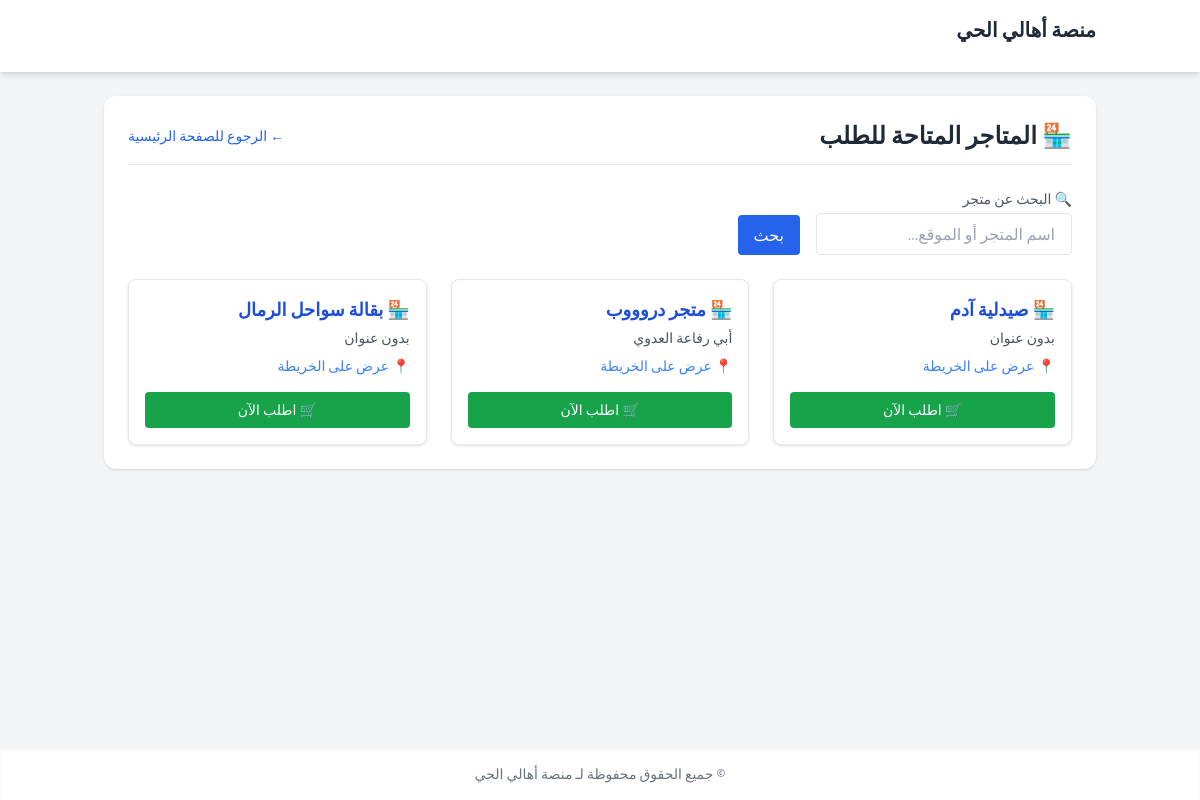
Before: /stores/ with the older database file.
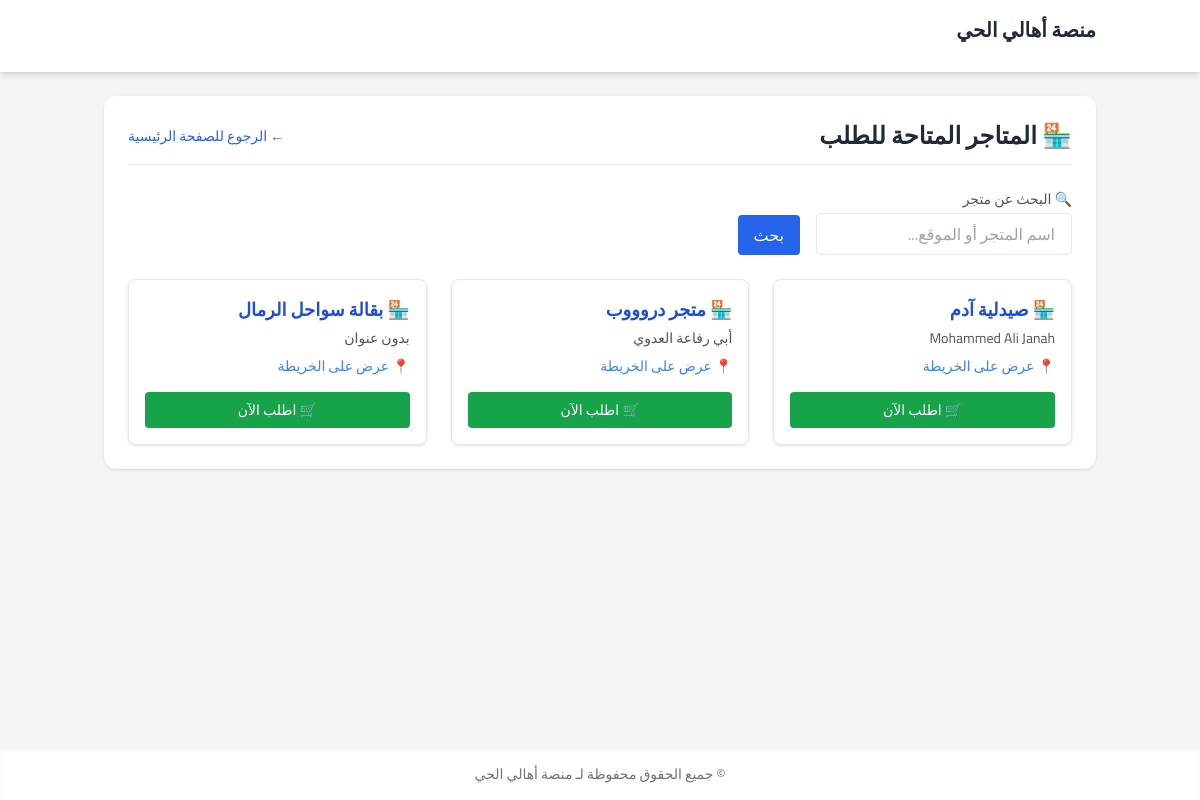
After: the same page with the newer database file.
### stores/models.py (models this page shows, shortened)
class Store(models.Model):
    STORE_TYPES = [
        ('grocery', 'بقالة'),
        ('pharmacy', 'صيدلية'),
        ('restaurant', 'مطعم'),
        ('sweets', 'حلويات'),
        ('bakery', 'مخبوزات'),
        ('services', 'سباكة و كهرباء'),
        ('produce', 'خضار و فواكه'),
        ('gifts', 'هدايا'),
        ('coffee', 'كوفي'),
        ('other', 'أخرى'),
    ]
    user = models.OneToOneField(
        User,
        on_delete=models.CASCADE,
        related_name='store',
        verbose_name="صاحب المتجر"
    )
    name = models.CharField(max_length=255, verbose_name="اسم المتجر", blank=True)
    phone = models.CharField(max_length=15, verbose_name="رقم الجوال", blank=True)
    address = models.TextField(verbose_name="العنوان التفصيلي", blank=True)
    latitude = models.FloatField(verbose_name="خط العرض", null=True, blank=True)
    longitude = models.FloatField(verbose_name="خط الطول", null=True, blank=True)
    store_type = models.CharField(
        max_length=20,
        choices=STORE_TYPES,
        default='other',
        verbose_name="نوع المتجر"
    )
    is_active = models.BooleanField(default=True, verbose_name="نشط؟")
    is_available = models.BooleanField(default=True, verbose_name="متاح لاستقبال الطلبات؟")
    created_at = models.DateTimeField(auto_now_add=True, verbose_name="تاريخ الإضافة")

### core/views.py (the view)
# urls.py: path('stores/', public_store_browser, name='public_store_browser'),
def public_store_browser(request):
    query = request.GET.get("q", "")
    stores = Store.objects.filter(is_active=True, is_available=True)
    if query:
        stores = stores.filter(Q(name__icontains=query) | Q(address__icontains=query))
    return render(request, "public/store_browser.html", {
        "stores": stores,
    })

### templates/public/store_browser.html (shortened to what this page needs)
{% extends 'core/base.html' %}
{% block content %}
<div class="max-w-6xl mx-auto p-6 bg-white rounded-xl shadow">
  <div class="flex justify-between items-center mb-6 border-b pb-3">
    <h2 class="text-2xl font-bold text-gray-800">🏪 المتاجر المتاحة للطلب</h2>
    <a href="{% url 'home' %}" class="text-sm text-blue-600 hover:underline flex items-center">
      ← الرجوع للصفحة الرئيسية
    </a>
  </div>
  <form method="get" class="mb-6 flex flex-wrap items-end gap-4">
    <div>
      <label class="block text-sm mb-1 text-gray-600">🔍 البحث عن متجر</label>
      <input type="text" name="q" value="{{ request.GET.q }}" class="px-4 py-2 border rounded w-64" placeholder="اسم المتجر أو الموقع...">
    </div>
    <button type="submit" class="bg-blue-600 text-white px-4 py-2 rounded hover:bg-blue-700">
      بحث
    </button>
  </form>
  {% if stores %}
    <div class="grid grid-cols-1 md:grid-cols-2 lg:grid-cols-3 gap-6">
      {% for store in stores %}
        <div class="border rounded-lg p-4 shadow hover:shadow-lg transition relative">
          <h3 class="text-lg font-semibold text-blue-700 mb-1">🏪 {{ store.name|default:"اسم المتجر غير متوفر" }}</h3>
          <p class="text-sm text-gray-600 mb-2">{{ store.address|default:"بدون عنوان" }}</p>
          {% if store.latitude and store.longitude %}
            <a href="https://www.google.com/maps?q={{ store.latitude }},{{ store.longitude }}"
               target="_blank" class="text-blue-500 text-sm hover:underline block mb-2">
              📍 عرض على الخريطة
            </a>
          {% else %}
            <p class="text-xs text-red-500">⚠️ لم يتم تحديد موقع هذا المتجر</p>
          {% endif %}
          <button onclick="openOrderForm({{ store.id }})"
                  class="mt-2 bg-green-600 text-white text-sm px-4 py-2 rounded hover:bg-green-700 w-full">
            🛒 اطلب الآن
          </button>
        </div>
      {% endfor %}
    </div>
  {% else %}
    <p class="text-center text-gray-500 mt-10">لا توجد متاجر متاحة حالياً.</p>
  {% endif %}
</div>
<link rel="stylesheet" href="https://unpkg.com/leaflet/dist/leaflet.css" />
{% endblock %}

Changed rows visible on the page:
changed Store "صيدلية آدم": address "بدون عنوان" → "Mohammed Ali Janah"
